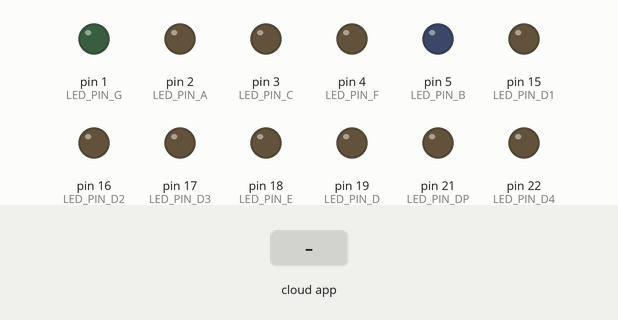
Recording of a sketch running on a simulated Arduino Mega 2560, built with avr-gcc and run on an emulated ATmega2560. Shown: output pins drawn as LEDs (lit = HIGH). The inputs (shaded band) are chosen by the test bench. The ROS host is connected and sends only what is stated.

Above: at 1.2 s.
1.3 s: the phone or cloud app sets segment7_4_command to 0
At 1.77 s:
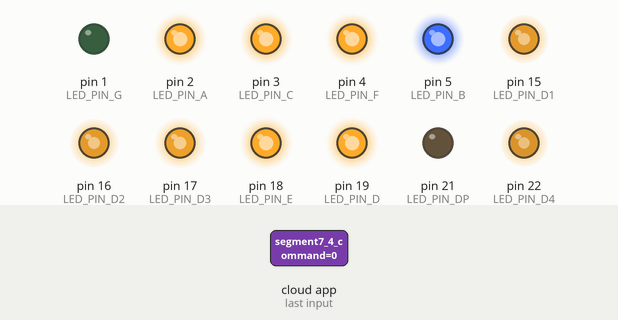
Timing chart, 0 to 10.3 s (numbered marks = the images above; inputs shaded):
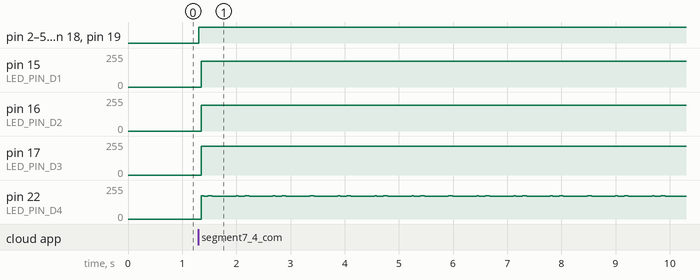

Measured:
- after the input at 1.3 s, pin 2 (LED_PIN_A), pin 3 (LED_PIN_C), pin 4 (LED_PIN_F), pin 5 (LED_PIN_B), pin 18 (LED_PIN_E), pin 19 (LED_PIN_D): LOW → HIGH at once; pin 15 (LED_PIN_D1): 0/255 → 193/255 after 0.06 s; pin 16 (LED_PIN_D2): 0/255 → 192/255 after 0.06 s; pin 17 (LED_PIN_D3): 0/255 → 215/255 after 0.06 s

The sketch:

7_4_Segment.ino
```cpp
#include <micro_ros_arduino.h>

#include <stdio.h>
#include <rcl/rcl.h>
#include <rcl/error_handling.h>
#include <rclc/rclc.h>
#include <rclc/executor.h>

#include <std_msgs/msg/int32.h>

rcl_publisher_t publisher;
rcl_subscription_t subscriber;

std_msgs__msg__Int32 msg;

rclc_executor_t executor;
rclc_support_t support;
rcl_allocator_t allocator;
rcl_node_t node;
rcl_timer_t timer;

unsigned long lastTime = 0;
unsigned int digitPos = 1;

unsigned int exitLoop = true;

#define LED_PIN_A 2
#define LED_PIN_B 5
#define LED_PIN_C 3
#define LED_PIN_D 19
#define LED_PIN_E 18
#define LED_PIN_F 4
#define LED_PIN_G 1
#define LED_PIN_DP 21
#define LED_PIN_D1 15
#define LED_PIN_D2 16
#define LED_PIN_D3 17
#define LED_PIN_D4 22

void segment7(int _a, int _b, int _c, int _d, int _e, int _f, int _g, int _dp) {
  digitalWrite(LED_PIN_A, _a);
  digitalWrite(LED_PIN_B, _b);
  digitalWrite(LED_PIN_C, _c);
  digitalWrite(LED_PIN_D, _d);
  digitalWrite(LED_PIN_E, _e);
  digitalWrite(LED_PIN_F, _f);
  digitalWrite(LED_PIN_G, _g);
  digitalWrite(LED_PIN_DP, _dp);
}

void showDigit(int value) {
  if (value == 0) {
    segment7(HIGH, HIGH, HIGH, HIGH, HIGH, HIGH, LOW, LOW);
  } else if (value == 1) {
    segment7(LOW, HIGH, HIGH, LOW, LOW, LOW, LOW, LOW);
  } else if (value == 2) {
    segment7(HIGH, HIGH, LOW, HIGH, HIGH, LOW, HIGH, LOW);
  } else if (value == 3) {
    segment7(HIGH, HIGH, HIGH, HIGH, LOW, LOW, HIGH, LOW);
  } else if (value == 4) {
    segment7(LOW, HIGH, HIGH, LOW, LOW, HIGH, HIGH, LOW);
  } else if (value == 5) {
    segment7(HIGH, LOW, HIGH, HIGH, LOW, HIGH, HIGH, LOW);
  } else if (value == 6) {
    segment7(HIGH, LOW, HIGH, HIGH, HIGH, HIGH, HIGH, LOW);
  } else if (value == 7) {
    segment7(HIGH, HIGH, HIGH, LOW, LOW, LOW, LOW, LOW);
  } else if (value == 8) {
    segment7(HIGH, HIGH, HIGH, HIGH, HIGH, HIGH, HIGH, LOW);
  } else if (value == 9) {
    segment7(HIGH, HIGH, HIGH, HIGH, LOW, HIGH, HIGH, LOW);
  } else if (value == 10) {
    segment7(LOW, LOW, LOW, LOW, LOW, LOW, LOW, HIGH);
  }
}

void timer_callback(rcl_timer_t *timer, int64_t last_call_time) {
  //RCLC_UNUSED(last_call_time);
  //if (timer != NULL) {
  //  msg.data = led_state;
  //  rcl_publish(&publisher, &msg, NULL);
  //}
}

void subscription_callback(const void *msgin) {
  const std_msgs__msg__Int32 *msg_toto = (const std_msgs__msg__Int32 *)msgin;
  unsigned int value = msg_toto->data;

  pinMode(LED_PIN_D1, OUTPUT);
  pinMode(LED_PIN_D2, OUTPUT);
  pinMode(LED_PIN_D3, OUTPUT);
  pinMode(LED_PIN_D4, OUTPUT);

  msg.data = msg_toto->data;
  rcl_publish(&publisher, &msg, NULL);  //มันส่งมาแล้วนี่หว่า

  exitLoop = true;  //รับค่าใหม่ แล้ว loop
  while (exitLoop) {
    unsigned long currentTime = millis();
    if (currentTime - lastTime >= 1) {
      lastTime = currentTime;
      digitPos++;
      if (digitPos > 4) {
        digitPos = 1;
      }
      unsigned int digitToShow = (value / (int)(pow(10, 4 - digitPos) + 0.5)) % 10;
      // Publish the LED state
      if (digitPos == 1) {  //bug ก่อนว่าเข้าไหม น่ะ
        showDigit(digitToShow);
        digitalWrite(LED_PIN_D1, LOW);
        digitalWrite(LED_PIN_D2, HIGH);
        digitalWrite(LED_PIN_D3, HIGH);
        digitalWrite(LED_PIN_D4, HIGH);
      } else if (digitPos == 2) {
        showDigit(digitToShow);
        digitalWrite(LED_PIN_D1, HIGH);
        digitalWrite(LED_PIN_D2, LOW);
        digitalWrite(LED_PIN_D3, HIGH);
        digitalWrite(LED_PIN_D4, HIGH);
      } else if (digitPos == 3) {
        showDigit(digitToShow);
        digitalWrite(LED_PIN_D1, HIGH);
        digitalWrite(LED_PIN_D2, HIGH);
        digitalWrite(LED_PIN_D3, LOW);
        digitalWrite(LED_PIN_D4, HIGH);
      } else {
        showDigit(digitToShow);
        digitalWrite(LED_PIN_D1, HIGH);
        digitalWrite(LED_PIN_D2, HIGH);
        digitalWrite(LED_PIN_D3, HIGH);
        digitalWrite(LED_PIN_D4, LOW);
      }
    }
  }
}

void setup() {
  pinMode(LED_PIN_A, OUTPUT);
  pinMode(LED_PIN_B, OUTPUT);
  pinMode(LED_PIN_C, OUTPUT);
  pinMode(LED_PIN_D, OUTPUT);
  pinMode(LED_PIN_E, OUTPUT);
  pinMode(LED_PIN_F, OUTPUT);
  pinMode(LED_PIN_G, OUTPUT);
  pinMode(LED_PIN_DP, OUTPUT);

  // Set up Micro-ROS
  set_microros_transports();
  allocator = rcl_get_default_allocator();

  // Create init_options
  rclc_support_init(&support, 0, NULL, &allocator);

  // Create node
  rclc_node_init_default(&node, "toto_node", "", &support);

  // Create int
  rclc_timer_init_default(  //บังคับ ให้ต้องมี
    &timer,
    &support,
    RCL_MS_TO_NS(1000),
    timer_callback);

  // Create publisher
  rclc_publisher_init_default(
    &publisher,
    &node,
    ROSIDL_GET_MSG_TYPE_SUPPORT(std_msgs, msg, Int32),
    "segment7_4_state");

  // Create subscriber
  rclc_subscription_init_default(
    &subscriber,
    &node,
    ROSIDL_GET_MSG_TYPE_SUPPORT(std_msgs, msg, Int32),
    "segment7_4_command");

  // Create executor
  rclc_executor_init(&executor, &support.context, 2, &allocator);
  rclc_executor_add_subscription(&executor, &subscriber, &msg, &subscription_callback, ON_NEW_DATA);

  rclc_executor_add_timer(&executor, &timer);

  msg.data = false;
}

void loop() {
  rclc_executor_spin_some(&executor, RCL_MS_TO_NS(100));
}

//ros2 topic echo /segment7_4_state
//ros2 topic pub /segment7_4_command std_msgs/msg/Int32 "data: 1"
//Terapong potisuwan test GIT
//Ying potisuwan test GIT
///tototototototo
```
